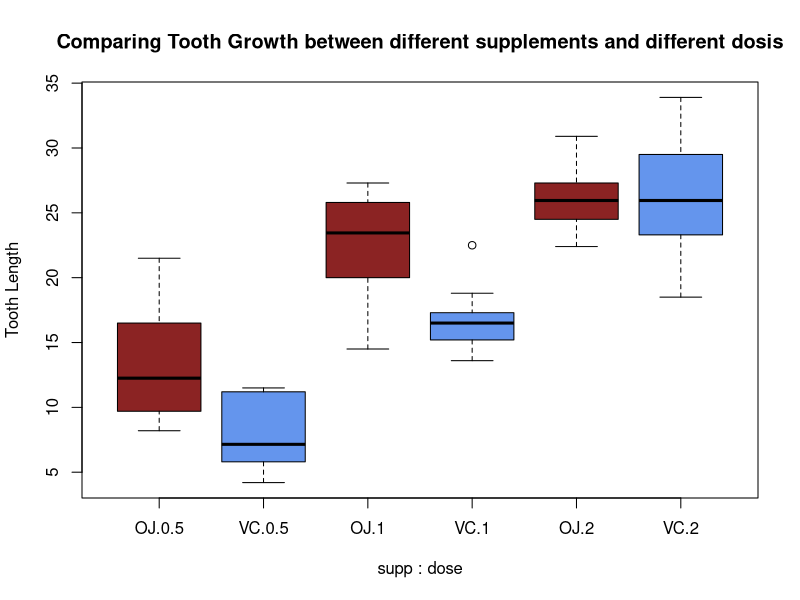
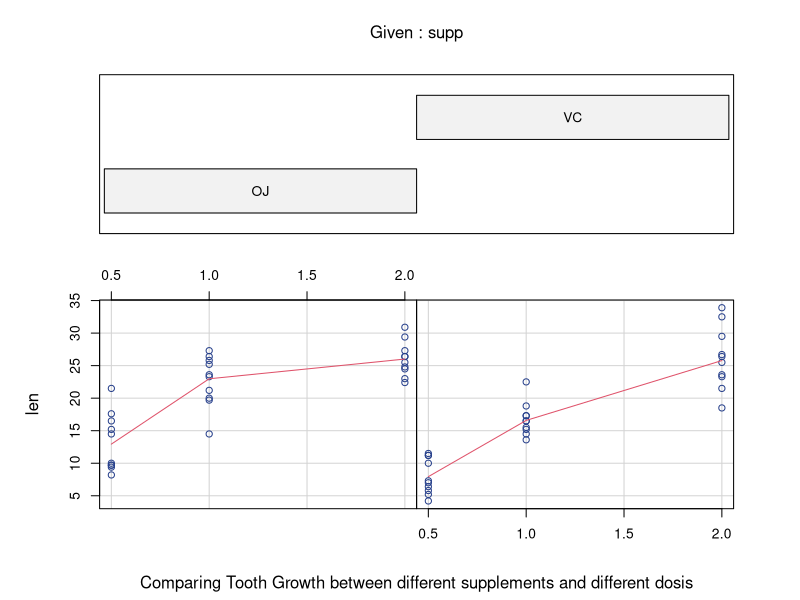

The R source for these figures, in order:
## ---- chunk 1
library(datasets)
data(ToothGrowth)
head(ToothGrowth)
## ---- chunk 2
boxplot(len ~ supp * dose, data=ToothGrowth, ylab="Tooth Length", main="Comparing Tooth Growth between different supplements and different dosis", col=c("brown4", "cornflowerblue", "brown4", "cornflowerblue", "brown4", "cornflowerblue"))
## ---- chunk 3
require(graphics)
coplot(len ~ dose | supp, data = ToothGrowth, panel = panel.smooth,xlab = "Comparing Tooth Growth between different supplements and different dosis", col=c("royalblue4"), pch=21)
## ---- chunk 4
# basic info
head(ToothGrowth)
nrow(ToothGrowth)
summary(ToothGrowth)
## ---- chunk 5
table(ToothGrowth$supp,ToothGrowth$dose)
## ---- chunk 6
t.test(len ~ supp, data = ToothGrowth)
## ---- chunk 7
t.test(ToothGrowth$len, ToothGrowth$dose)
